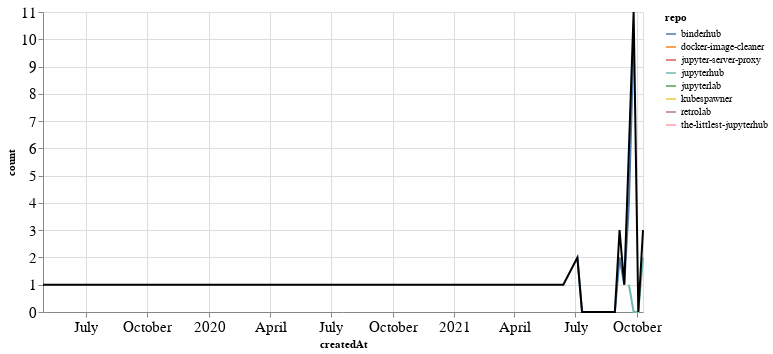

The notebook cell this image was saved under:
### Markdown cell above
### PRs

### Code cell
prs_time = prs.groupby('repo').resample('W', on='createdAt').count()['author'].reset_index()
prs_time = prs_time.rename(columns={'author': 'count'})
prs_time_total = prs_time.groupby('createdAt').agg({"count": "sum"}).reset_index()

ch1 = alt.Chart(prs_time, width=600).mark_line().encode(
    x='createdAt',
    y='count',
    color='repo',
    tooltip="repo"
)

ch2 = alt.Chart(prs_time_total, width=600).mark_line(color="black").encode(
    x='createdAt',
    y='count',
)

ch1 + ch2

### Figure 1 — Vega-Lite specification as saved in the notebook (floating-point values rounded to 4 significant figures)
{"config": {"axisLeft": {"labelFontSize": 15}, "axisBottom": {"labelFontSize": 15}}, "layer": [{"data": {"name": "data-1e6a1d79cd12f481a91a2afdedd4a5f9"}, "mark": "line", "encoding": {"color": {"type": "nominal", "field": "repo"}, "tooltip": {"type": "nominal", "field": "repo"}, "x": {"type": "temporal", "field": "createdAt"}, "y": {"type": "quantitative", "field": "count"}}, "width": 600}, {"data": {"name": "data-5ffad15ce6b1584af2992465dc67d3a0"}, "mark": {"type": "line", "color": "black"}, "encoding": {"x": {"type": "temporal", "field": "createdAt"}, "y": {"type": "quantitative", "field": "count"}}, "width": 600}], "$schema": "https://vega.github.io/schema/vega-lite/v4.8.1.json", "datasets": {"data-1e6a1d79cd12f481a91a2afdedd4a5f9": [{"repo": "binderhub", "createdAt": "2021-07-04T00:00:00", "count": 2}, {"repo": "binderhub", "createdAt": "2021-07-11T00:00:00", "count": 0}, {"repo": "binderhub", "createdAt": "2021-07-18T00:00:00", "count": 0}, {"repo": "binderhub", "createdAt": "2021-07-25T00:00:00", "count": 0}, {"repo": "binderhub", "createdAt": "2021-08-01T00:00:00", "count": 0}, {"repo": "binderhub", "createdAt": "2021-08-08T00:00:00", "count": 0}, {"repo": "binderhub", "createdAt": "2021-08-15T00:00:00", "count": 0}, {"repo": "binderhub", "createdAt": "2021-08-22T00:00:00", "count": 0}, {"repo": "binderhub", "createdAt": "2021-08-29T00:00:00", "count": 0}, {"repo": "binderhub", "createdAt": "2021-09-05T00:00:00", "count": 2}, {"repo": "binderhub", "createdAt": "2021-09-12T00:00:00", "count": 1}, {"repo": "binderhub", "createdAt": "2021-09-19T00:00:00", "count": 4}, {"repo": "binderhub", "createdAt": "2021-09-26T00:00:00", "count": 10}, {"repo": "docker-image-cleaner", "createdAt": "2021-09-26T00:00:00", "count": 1}, {"repo": "jupyter-server-proxy", "createdAt": "2019-04-28T00:00:00", "count": 1}, {"repo": "jupyterhub", "createdAt": "2021-09-19T00:00:00", "count": 1}, {"repo": "jupyterhub", "createdAt": "2021-09-26T00:00:00", "count": 0}, {"repo": "jupyterhub", "createdAt": "2021-10-03T00:00:00", "count": 0}, {"repo": "jupyterhub", "createdAt": "2021-10-10T00:00:00", "count": 2}, {"repo": "jupyterlab", "createdAt": "2021-10-10T00:00:00", "count": 1}, {"repo": "kubespawner", "createdAt": "2021-09-19T00:00:00", "count": 1}, {"repo": "retrolab", "createdAt": "2021-06-13T00:00:00", "count": 1}, {"repo": "the-littlest-jupyterhub", "createdAt": "2021-09-05T00:00:00", "count": 1}], "data-5ffad15ce6b1584af2992465dc67d3a0": [{"createdAt": "2019-04-28T00:00:00", "count": 1}, {"createdAt": "2021-06-13T00:00:00", "count": 1}, {"createdAt": "2021-07-04T00:00:00", "count": 2}, {"createdAt": "2021-07-11T00:00:00", "count": 0}, {"createdAt": "2021-07-18T00:00:00", "count": 0}, {"createdAt": "2021-07-25T00:00:00", "count": 0}, {"createdAt": "2021-08-01T00:00:00", "count": 0}, {"createdAt": "2021-08-08T00:00:00", "count": 0}, {"createdAt": "2021-08-15T00:00:00", "count": 0}, {"createdAt": "2021-08-22T00:00:00", "count": 0}, {"createdAt": "2021-08-29T00:00:00", "count": 0}, {"createdAt": "2021-09-05T00:00:00", "count": 3}, {"createdAt": "2021-09-12T00:00:00", "count": 1}, {"createdAt": "2021-09-19T00:00:00", "count": 6}, {"createdAt": "2021-09-26T00:00:00", "count": 11}, {"createdAt": "2021-10-03T00:00:00", "count": 0}, {"createdAt": "2021-10-10T00:00:00", "count": 3}]}}
